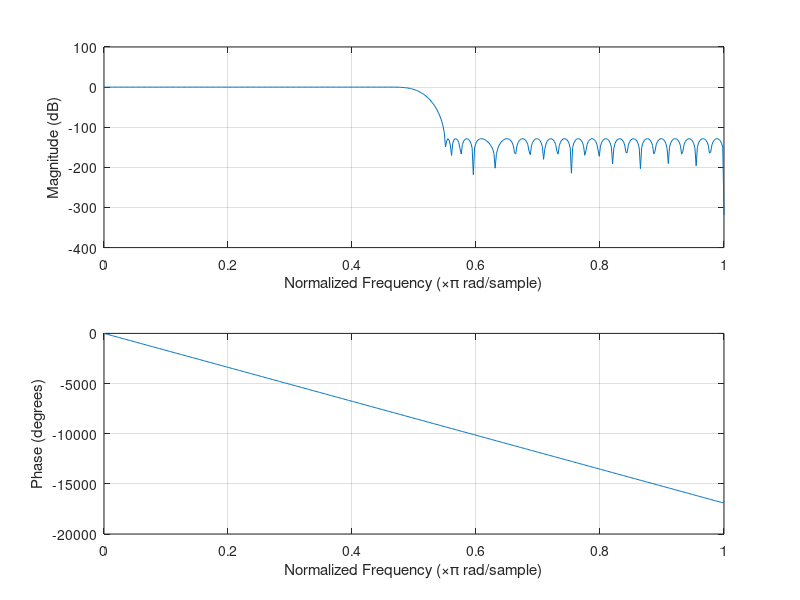
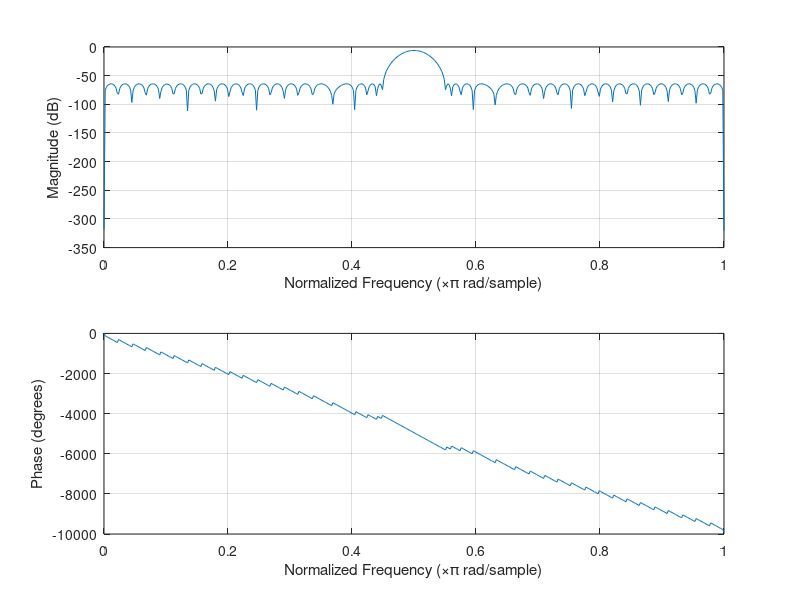
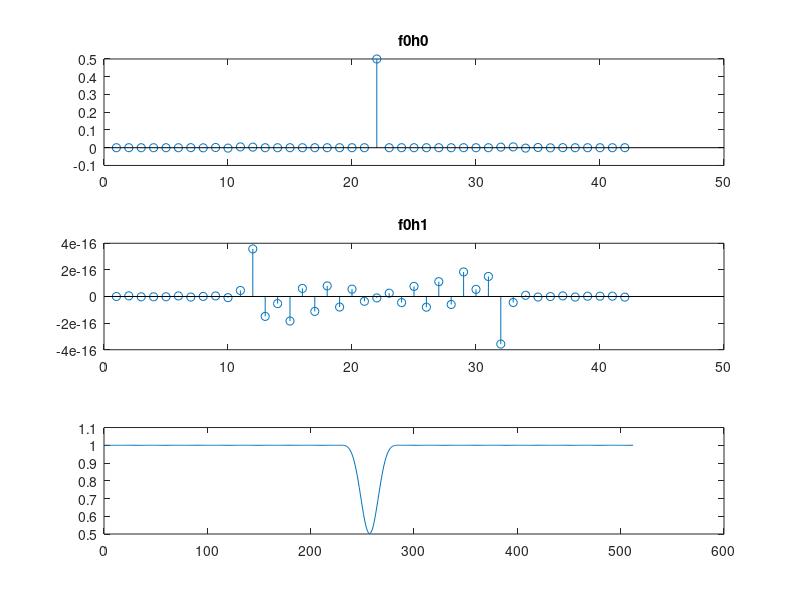

These charts were generated, in order, by the following MATLAB code:
%% 5.2.1

load('Filters2.mat');

f0h0=conv(f0,h0);
freqz(f0h0);

f0h1=conv(f0,h1);
figure;
freqz(f0h1);

f1h1=conv(f1,h1);
figure;
freqz(f1h1);

%% 5.2.2

load('Filters1.mat');
%load('Filters2.mat');
%load('Filters3.mat');

f0h0=conv(f0,h0);
f0h0odd=f0h0(1:2:end);
f0h1=conv(f0,h1);
f0h1odd=f0h1(1:2:end);
f1h1=conv(f1,h1);
f1h1odd=f1h1(1:2:end);

subplot(3,1,1);
stem(f0h0odd);
title('f0h0');
subplot(3,1,2);
stem(f0h1odd);
title('f0h1');
subplot(3,1,3);
stem(f1h1odd);
title('f1h1');

%% 5.2.3

%load('Filters1.mat');
%load('Filters2.mat');
load('Filters3.mat');

f0h0=conv(f0,h0);
f0h0odd=f0h0(1:2:end);
f1h1=conv(f1,h1);
f1h1odd=f1h1(1:2:end);

[F0H0,~]=freqz(f0h0odd);
f0h0_m=20*log10(abs(F0H0));
delta_c00_max=max(f0h0_m);
delta_c00_min=min(f0h0_m);
delta_c00=(delta_c00_max-delta_c00_min)/2

[F1H1,~]=freqz(f1h1odd);
f1h1_m=20*log10(abs(F1H1));
delta_c11_max=max(f1h1_m);
delta_c11_min=min(f1h1_m);
delta_c11=(delta_c11_max-delta_c11_min)/2

%% 5.2.4

%load('Filters2.mat');
load('Filters4.mat');

[F0,~]=freqz(f0);
[F1,~]=freqz(f1);

S2=(abs(F0)).^2+(abs(F1)).^2;

plot(S2)